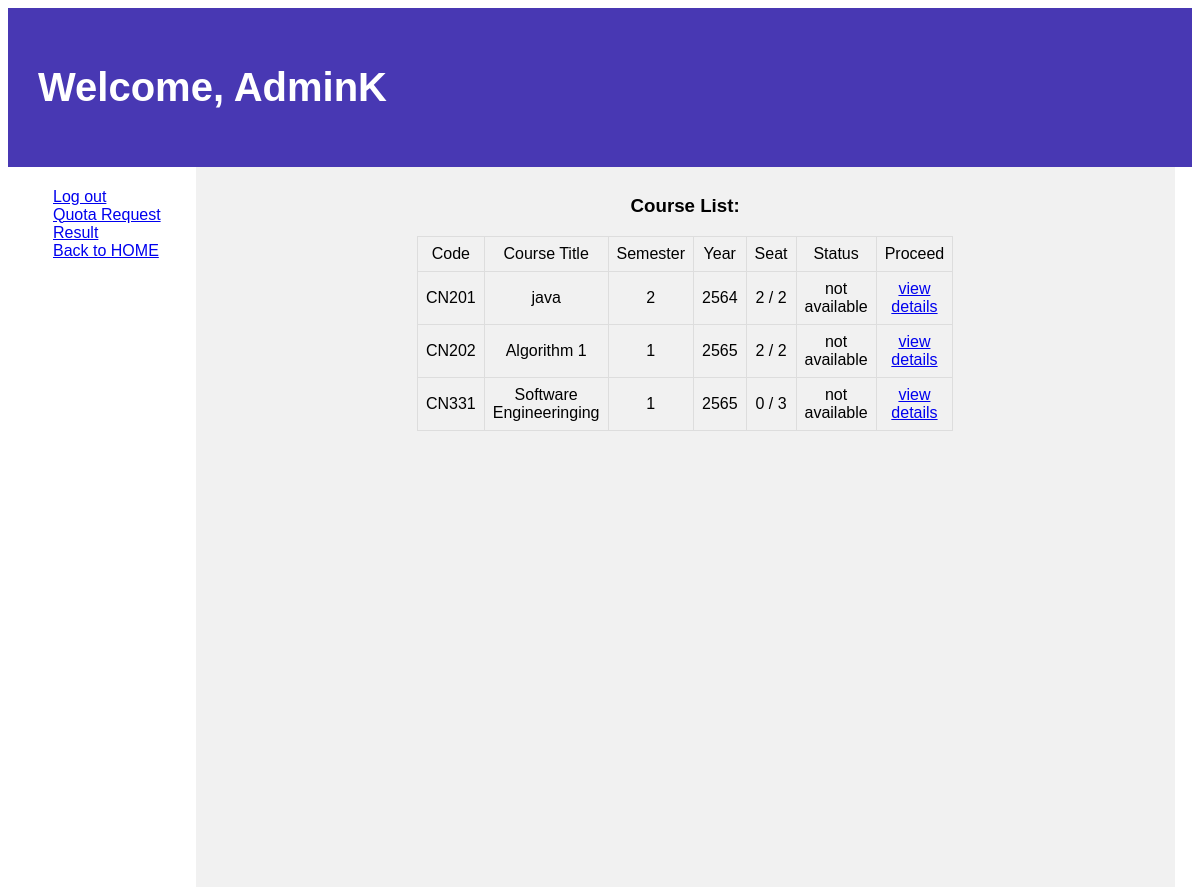
The app's page /courses/ (signed in) with its own data.
### courses/models.py (models this page shows, shortened)
class Course(models.Model):
    c_id = models.CharField(max_length=5, unique=True, default="CN000")
    title = models.CharField(max_length=64, null=True, blank=True)
    semmester = models.IntegerField(null=True, blank=True)
    year = models.IntegerField(null=True, blank=True)
    seat_count = models.IntegerField(default=0, null=True, blank=True)
    max_seat = models.IntegerField(null=True, blank=True)
    quota = models.BooleanField(default=True)
    attend = models.ManyToManyField(User, blank=True)

### courses/views.py (the view)
# urls.py: path('', views.index, name= "c_index"),
def index(request) :
    return render(request, 'courses/index.html' ,{
        'courses': Course.objects.all().order_by('c_id')
    })

### courses/templates/courses/index.html (shortened to what this page needs)
{% extends 'courses/layout.html' %}
{% block body %}
<header>
    <h1> Welcome, {{ request.user.first_name }}</h1>
  </header>
  <section>
    <nav>
      <ul>
        <a href="{% url 'logout' %}">Log out</a>
        <br>
        <a href="{% url 'quota' %}">Quota Request Result</a>
        <br>
        <a href="{% url 'index' %}">Back to HOME</a>
      </ul>
    </nav>
    <article>
        <h1 align="center">Course List:</h1>
        <table style="width:50%" align="center">
            <thead>
                <tr align="center">
                    <td>Code</td>
                    <td>Course Title</td>
                    <td>Semester</td>
                    <td>Year</td>
                    <td>Seat</td>
                    <td>Status</td>
                    <td>Proceed</td>
                </tr>
            </thead>
            {% for course in courses %}
            <tbody>
                <tr align="center">
                    <td>{{ course.c_id }}</td>
                    <td>{{ course.title }}</td>
                    <td>{{ course.semmester}}</td>
                    <td>{{ course.year }}</td>
                    <td>{{ course.seat_count }} / {{course.max_seat}}</td>
                    <td> {% if course.quota %}
                          available
                          {% else %}
                          not available
                          {% endif %}
                    </td>
                    <td><a href="{% url 'course' course.id %}">view details</a>
                  </td>
                </tr>
            </tbody>
            {% endfor %}
        </table>
    </article>
  </section>
{% endblock %}

### courses/templates/courses/index.html (style rules this page uses)
body { font-family: Arial, Helvetica, sans-serif; }
header { background-color: rgb(72, 56, 179); padding: 30px; text-align: left; font-size: 20px; color: white; }
nav { float: left; width: 15%; height: 700px; background: rgb(255, 255, 255); padding: 5px; }
article { float: left; padding:10px; width: 81%; background-color: #f1f1f1; height: 700px; }
table { font-family: arial, sans-serif; border-collapse: collapse; width: 100%; }
td, th { border: 1px solid #dddddd; padding: 8px; }

### records on screen
Course: c_id "CN201", title "java", semmester "2", year "2564", seat_count "2", max_seat "2", quota "not available"
Course: c_id "CN202", title "Algorithm 1", semmester "1", year "2565", seat_count "2", max_seat "2", quota "not available"
Course: c_id "CN331", title "Software Engineeringing", semmester "1", year "2565", seat_count "0", max_seat "3", quota "not available"

### other values on screen
{{ request.user.first_name }} "AdminK"
